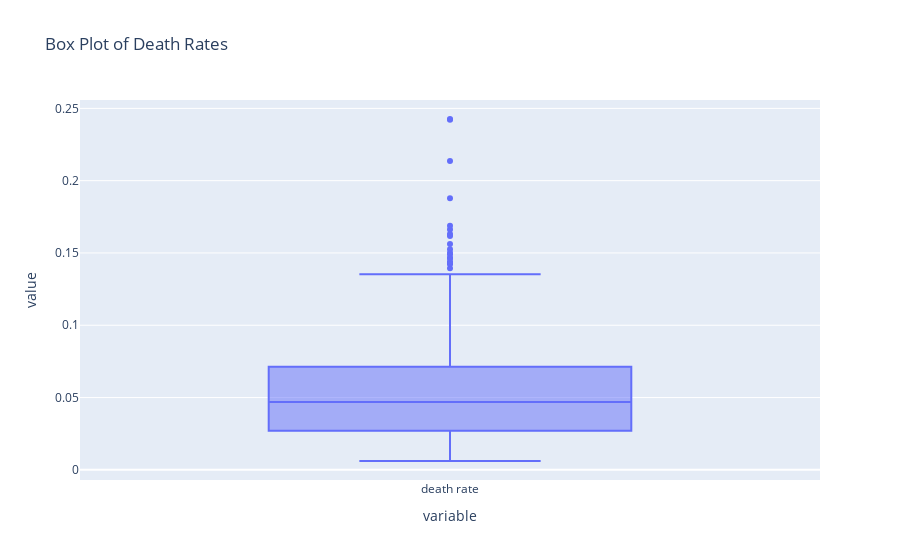

Write notebook code for a chart like this one.
### Markdown cell above
Box Plot of Death Rates:

### Code cell
px.box(covid_data_summed['death rate'], title='Box Plot of Death Rates')

### Figure 1 — Plotly figure (JSON) as saved in the notebook; plotly's stock layout.template omitted (floating-point values rounded to 4 significant figures; data arrays with more than 128 entries replaced by an {"elided": "..."} marker saying what was removed)
{"data": [{"alignmentgroup": "True", "hovertemplate": "variable=%{x}<br>value=%{y}<extra></extra>", "legendgroup": "", "marker": {"color": "#636efa"}, "name": "", "notched": false, "offsetgroup": "", "orientation": "v", "showlegend": false, "type": "box", "x": {"elided": "672 str values"}, "x0": " ", "xaxis": "x", "y": {"elided": "672 float values"}, "y0": " ", "yaxis": "y"}], "layout": {"boxmode": "group", "legend": {"tracegroupgap": 0}, "title": {"text": "Box Plot of Death Rates"}, "xaxis": {"anchor": "y", "domain": [0, 1], "title": {"text": "variable"}}, "yaxis": {"anchor": "x", "domain": [0, 1], "title": {"text": "value"}}}}
